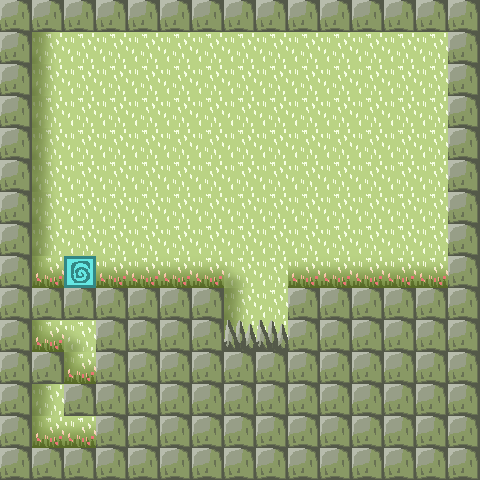

This is a level from a 2D game, rendered from its Tiled map with the project's own tilesets. A one-line summary and the complete map file follow:
An orthogonal 15x15 tile map with 32x32 px tiles, 2 tile layers (background, objects).

<map version="1.4" tiledversion="1.4.3" orientation="orthogonal" renderorder="right-down" width="15" height="15" tilewidth="32" tileheight="32" infinite="0" nextlayerid="3" nextobjectid="1">
 <tileset firstgid="1" source="testtiles2.tsx" />
 <layer id="1" name="background" width="15" height="15">
  <data encoding="csv">
2,2,2,2,2,2,2,2,2,2,2,2,2,2,2,
2,20,2,2,2,2,2,2,2,2,2,2,2,2,2,
2,20,2,2,2,2,2,2,2,2,2,2,2,2,2,
2,20,2,2,2,2,2,2,2,2,2,2,2,2,2,
2,20,2,2,2,2,2,2,2,2,2,2,2,2,2,
2,20,2,2,2,2,2,2,2,2,2,2,2,2,2,
2,20,2,2,2,2,2,2,2,2,2,2,2,2,2,
2,20,2,2,2,2,2,2,2,2,2,2,2,2,2,
2,19,18,18,18,18,18,21,2,18,18,18,18,18,2,
2,2,2,2,2,2,2,20,2,2,2,2,2,2,2,
2,19,21,2,2,2,2,20,2,2,2,2,2,2,2,
2,2,19,2,2,2,2,2,2,2,2,2,2,2,2,
2,20,2,2,2,2,2,2,2,2,2,2,2,2,2,
2,19,18,2,2,2,2,2,2,2,2,2,2,2,2,
2,2,2,2,2,2,2,2,2,2,2,2,2,2,2
</data>
 </layer>
 <layer id="2" name="objects" width="15" height="15">
  <data encoding="csv">
1,1,1,1,1,1,1,1,1,1,1,1,1,1,1,
1,0,0,0,0,0,0,0,0,0,0,0,0,0,1,
1,0,0,0,0,0,0,0,0,0,0,0,0,0,1,
1,0,0,0,0,0,0,0,0,0,0,0,0,0,1,
1,0,0,0,0,0,0,0,0,0,0,0,0,0,1,
1,0,0,0,0,0,0,0,0,0,0,0,0,0,1,
1,0,0,0,0,0,0,0,0,0,0,0,0,0,1,
1,0,0,0,0,0,0,0,0,0,0,0,0,0,1,
1,0,3,0,0,0,0,0,0,0,0,0,0,0,1,
1,1,1,1,1,1,1,0,0,1,1,1,1,1,1,
1,0,0,1,1,1,1,4,4,1,1,1,1,1,1,
1,1,0,1,1,1,1,1,1,1,1,1,1,1,1,
1,0,1,1,1,1,1,1,1,1,1,1,1,1,1,
1,0,0,1,1,1,1,1,1,1,1,1,1,1,1,
1,1,1,1,1,1,1,1,1,1,1,1,1,1,1
</data>
 </layer>
</map>
